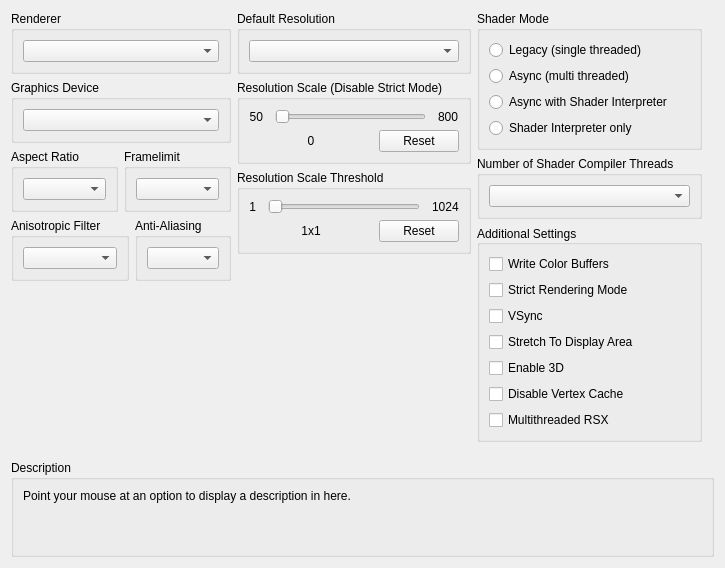
     <widget class="QWidget" name="gpuTab">
      <attribute name="title">
       <string>GPU</string>
      </attribute>
      <layout class="QVBoxLayout" name="gpuTab_layout" stretch="0,1,0">
       <item>
        <layout class="QHBoxLayout" name="gpuTabLayout" stretch="1,1,1">
         <item>
          <layout class="QVBoxLayout" name="gpuTabLayoutLeft">
           <item>
            <widget class="QGroupBox" name="gb_renderer">
             <property name="title">
              <string>Renderer</string>
             </property>
             <layout class="QVBoxLayout" name="gb_renderer_layout">
              <item>
               <widget class="QComboBox" name="renderBox"/>
              </item>
             </layout>
            </widget>
           </item>
           <item>
            <widget class="QGroupBox" name="gb_graphicsAdapter">
             <property name="title">
              <string>Graphics Device</string>
             </property>
             <layout class="QVBoxLayout" name="gb_graphicsAdapter_layout">
              <item>
               <widget class="QComboBox" name="graphicsAdapterBox"/>
              </item>
             </layout>
            </widget>
           </item>
           <item>
            <widget class="QWidget" name="widget_gpu_top" native="true">
             <layout class="QHBoxLayout" name="widget_gpu_top_layout" stretch="1,1">
              <property name="leftMargin">
               <number>0</number>
              </property>
              <property name="topMargin">
               <number>0</number>
              </property>
              <property name="rightMargin">
               <number>0</number>
              </property>
              <property name="bottomMargin">
               <number>0</number>
              </property>
              <item>
               <widget class="QGroupBox" name="gb_aspectRatio">
                <property name="title">
                 <string>Aspect Ratio</string>
                </property>
                <layout class="QVBoxLayout" name="gb_aspectRatio_layout">
                 <item>
                  <widget class="QComboBox" name="aspectBox"/>
                 </item>
                </layout>
               </widget>
              </item>
              <item>
               <widget class="QGroupBox" name="gb_frameLimit">
                <property name="title">
                 <string>Framelimit</string>
                </property>
                <layout class="QVBoxLayout" name="gb_frameLimit_layout">
                 <item>
                  <widget class="QComboBox" name="frameLimitBox"/>
                 </item>
                </layout>
               </widget>
              </item>
             </layout>
            </widget>
           </item>
           <item>
            <widget class="QWidget" name="widget_gpu_bottom" native="true">
             <layout class="QHBoxLayout" name="widget_gpu_bottom_layout" stretch="1,1">
              <property name="leftMargin">
               <number>0</number>
              </property>
              <property name="topMargin">
               <number>0</number>
              </property>
              <property name="rightMargin">
               <number>0</number>
              </property>
              <property name="bottomMargin">
               <number>0</number>
              </property>
              <item>
               <widget class="QGroupBox" name="gb_anisotropicFilter">
                <property name="title">
                 <string>Anisotropic Filter</string>
                </property>
                <layout class="QVBoxLayout" name="gb_anisotropicFilter_layout">
                 <item>
                  <widget class="QComboBox" name="anisotropicFilterOverride"/>
                 </item>
                </layout>
               </widget>
              </item>
              <item>
               <widget class="QGroupBox" name="gb_antiAliasing">
                <property name="title">
                 <string>Anti-Aliasing</string>
                </property>
                <layout class="QVBoxLayout" name="gb_antiAliasing_layout">
                 <item>
                  <widget class="QComboBox" name="antiAliasing"/>
                 </item>
                </layout>
               </widget>
              </item>
             </layout>
            </widget>
           </item>
           <item>
            <spacer name="gpu_tab_layout_right_spacer">
             <property name="orientation">
              <enum>Qt::Vertical</enum>
             </property>
             <property name="sizeType">
              <enum>QSizePolicy::MinimumExpanding</enum>
             </property>
             <property name="sizeHint" stdset="0">
              <size>
               <width>0</width>
               <height>0</height>
              </size>
             </property>
            </spacer>
           </item>
          </layout>
         </item>
         <item>
          <layout class="QVBoxLayout" name="gpuTabLayoutMiddle">
           <item>
            <widget class="QGroupBox" name="gb_default_resolution">
             <property name="title">
              <string>Default Resolution</string>
             </property>
             <layout class="QVBoxLayout" name="gb_default_resolution_layout">
              <item>
               <widget class="QComboBox" name="resBox"/>
              </item>
             </layout>
            </widget>
           </item>
           <item>
            <layout class="QVBoxLayout" name="layout_resolution_scale">
             <property name="spacing">
              <number>6</number>
             </property>
             <property name="leftMargin">
              <number>0</number>
             </property>
             <item>
              <widget class="QGroupBox" name="gb_resolutionScale">
               <property name="title">
                <string>Resolution Scale (Disable Strict Mode)</string>
               </property>
               <layout class="QVBoxLayout" name="gb_resolutionScale_layout">
                <item>
                 <widget class="QWidget" name="resolutionScaleLayoutTop" native="true">
                  <layout class="QHBoxLayout" name="horizontalLayout_23" stretch="0,1,0">
                   <property name="spacing">
                    <number>12</number>
                   </property>
                   <property name="leftMargin">
                    <number>0</number>
                   </property>
                   <property name="topMargin">
                    <number>0</number>
                   </property>
                   <property name="rightMargin">
                    <number>0</number>
                   </property>
                   <property name="bottomMargin">
                    <number>0</number>
                   </property>
                   <item>
                    <widget class="QLabel" name="resolutionScaleMin">
                     <property name="text">
                      <string>50</string>
                     </property>
                     <property name="alignment">
                      <set>Qt::AlignRight|Qt::AlignTrailing|Qt::AlignVCenter</set>
                     </property>
                    </widget>
                   </item>
                   <item>
                    <widget class="QSlider" name="resolutionScale">
                     <property name="orientation">
                      <enum>Qt::Horizontal</enum>
                     </property>
                    </widget>
                   </item>
                   <item>
                    <widget class="QLabel" name="resolutionScaleMax">
                     <property name="text">
                      <string>800</string>
                     </property>
                    </widget>
                   </item>
                  </layout>
                 </widget>
                </item>
                <item>
                 <layout class="QHBoxLayout" name="resolutionScaleLayoutBottom" stretch="1,0">
                  <item>
                   <widget class="QLabel" name="resolutionScaleVal">
                    <property name="text">
                     <string>0</string>
                    </property>
                    <property name="alignment">
                     <set>Qt::AlignCenter</set>
                    </property>
                   </widget>
                  </item>
                  <item>
                   <widget class="QPushButton" name="resolutionScaleReset">
                    <property name="text">
                     <string>Reset</string>
                    </property>
                   </widget>
                  </item>
                 </layout>
                </item>
               </layout>
              </widget>
             </item>
             <item>
              <widget class="QGroupBox" name="gb_minimumScalableDimension">
               <property name="title">
                <string>Resolution Scale Threshold</string>
               </property>
               <layout class="QVBoxLayout" name="gb_minimumScalableDimension_layout">
                <item>
                 <layout class="QHBoxLayout" name="minimumScalableDimensionLayoutTop" stretch="0,1,0">
                  <property name="spacing">
                   <number>12</number>
                  </property>
                  <item>
                   <widget class="QLabel" name="minimumScalableDimensionMin">
                    <property name="text">
                     <string>1</string>
                    </property>
                    <property name="alignment">
                     <set>Qt::AlignRight|Qt::AlignTrailing|Qt::AlignVCenter</set>
                    </property>
                   </widget>
                  </item>
                  <item>
                   <widget class="QSlider" name="minimumScalableDimension">
                    <property name="orientation">
                     <enum>Qt::Horizontal</enum>
                    </property>
                   </widget>
                  </item>
                  <item>
                   <widget class="QLabel" name="minimumScalableDimensionMax">
                    <property name="text">
                     <string>1024</string>
                    </property>
                   </widget>
                  </item>
                 </layout>
                </item>
                <item>
                 <layout class="QHBoxLayout" name="minimumScalableDimensionLayoutBottom" stretch="1,0">
                  <item>
                   <widget class="QLabel" name="minimumScalableDimensionVal">
                    <property name="text">
                     <string>1x1</string>
                    </property>
                    <property name="alignment">
                     <set>Qt::AlignCenter</set>
                    </property>
                   </widget>
                  </item>
                  <item>
                   <widget class="QPushButton" name="minimumScalableDimensionReset">
                    <property name="text">
                     <string>Reset</string>
                    </property>
                   </widget>
                  </item>
                 </layout>
                </item>
               </layout>
              </widget>
             </item>
            </layout>
           </item>
           <item>
            <spacer name="gpu_tab_layout_middle_spacer">
             <property name="orientation">
              <enum>Qt::Vertical</enum>
             </property>
             <property name="sizeType">
              <enum>QSizePolicy::MinimumExpanding</enum>
             </property>
             <property name="sizeHint" stdset="0">
              <size>
               <width>0</width>
               <height>0</height>
              </size>
             </property>
            </spacer>
           </item>
          </layout>
         </item>
         <item>
          <layout class="QVBoxLayout" name="gpuTabLayoutRight">
           <property name="rightMargin">
            <number>12</number>
           </property>
           <property name="bottomMargin">
            <number>12</number>
           </property>
           <item>
            <widget class="QGroupBox" name="gb_shader_mode">
             <property name="minimumSize">
              <size>
               <width>0</width>
               <height>123</height>
              </size>
             </property>
             <property name="title">
              <string>Shader Mode</string>
             </property>
             <layout class="QVBoxLayout" name="verticalLayout">
              <item>
               <widget class="QRadioButton" name="rb_legacy_recompiler">
                <property name="text">
                 <string notr="true">Legacy (single threaded)</string>
                </property>
               </widget>
              </item>
              <item>
               <widget class="QRadioButton" name="rb_async_recompiler">
                <property name="text">
                 <string notr="true">Async (multi threaded)</string>
                </property>
               </widget>
              </item>
              <item>
               <widget class="QRadioButton" name="rb_async_with_shader_interpreter">
                <property name="text">
                 <string notr="true">Async with Shader Interpreter</string>
                </property>
               </widget>
              </item>
              <item>
               <widget class="QRadioButton" name="rb_shader_interpreter_only">
                <property name="text">
                 <string notr="true">Shader Interpreter only</string>
                </property>
               </widget>
              </item>
             </layout>
            </widget>
           </item>
           <item>
            <widget class="QGroupBox" name="gb_shader_compiler_threads">
             <property name="title">
              <string>Number of Shader Compiler Threads</string>
             </property>
             <layout class="QVBoxLayout" name="gb_shader_compiler_threads_layout">
              <item>
               <widget class="QComboBox" name="shaderCompilerThreads"/>
              </item>
             </layout>
            </widget>
           </item>
           <item>
            <widget class="QGroupBox" name="gb_additional_settings">
             <property name="sizePolicy">
              <sizepolicy hsizetype="Preferred" vsizetype="Preferred">
               <horstretch>0</horstretch>
               <verstretch>0</verstretch>
              </sizepolicy>
             </property>
             <property name="title">
              <string>Additional Settings</string>
             </property>
             <property name="alignment">
              <set>Qt::AlignLeading|Qt::AlignLeft|Qt::AlignVCenter</set>
             </property>
             <layout class="QVBoxLayout" name="gb_additional_settings_layout">
              <item>
               <widget class="QCheckBox" name="dumpColor">
                <property name="text">
                 <string>Write Color Buffers</string>
                </property>
               </widget>
              </item>
              <item>
               <widget class="QCheckBox" name="strictModeRendering">
                <property name="text">
                 <string>Strict Rendering Mode</string>
                </property>
               </widget>
              </item>
              <item>
               <widget class="QCheckBox" name="vsync">
                <property name="text">
                 <string>VSync</string>
                </property>
               </widget>
              </item>
              <item>
               <widget class="QCheckBox" name="stretchToDisplayArea">
                <property name="text">
                 <string>Stretch To Display Area</string>
                </property>
               </widget>
              </item>
              <item>
               <widget class="QCheckBox" name="Enable3D">
                <property name="text">
                 <string>Enable 3D</string>
                </property>
               </widget>
              </item>
              <item>
               <widget class="QCheckBox" name="disableVertexCache">
                <property name="text">
                 <string>Disable Vertex Cache</string>
                </property>
               </widget>
              </item>
              <item>
               <widget class="QCheckBox" name="multithreadedRSX">
                <property name="text">
                 <string>Multithreaded RSX</string>
                </property>
               </widget>
              </item>
              <item>
               <spacer name="additional_settings_spacer">
                <property name="orientation">
                 <enum>Qt::Vertical</enum>
                </property>
                <property name="sizeType">
                 <enum>QSizePolicy::MinimumExpanding</enum>
                </property>
                <property name="sizeHint" stdset="0">
                 <size>
                  <width>0</width>
                  <height>0</height>
                 </size>
                </property>
               </spacer>
              </item>
             </layout>
            </widget>
           </item>
          </layout>
         </item>
        </layout>
       </item>
       <item>
        <spacer name="gpuTabSpacer">
         <property name="orientation">
          <enum>Qt::Vertical</enum>
         </property>
         <property name="sizeType">
          <enum>QSizePolicy::MinimumExpanding</enum>
         </property>
         <property name="sizeHint" stdset="0">
          <size>
           <width>0</width>
           <height>0</height>
          </size>
         </property>
        </spacer>
       </item>
       <item>
        <widget class="QGroupBox" name="gb_description_gpu">
         <property name="title">
          <string>Description</string>
         </property>
         <layout class="QHBoxLayout" name="gb_description_gpu_layout">
          <item>
           <widget class="QLabel" name="description_gpu">
            <property name="text">
             <string>Point your mouse at an option to display a description in here.


</string>
            </property>
            <property name="textFormat">
             <enum>Qt::PlainText</enum>
            </property>
            <property name="alignment">
             <set>Qt::AlignLeading|Qt::AlignLeft|Qt::AlignTop</set>
            </property>
            <property name="wordWrap">
             <bool>true</bool>
            </property>
           </widget>
          </item>
         </layout>
        </widget>
       </item>
      </layout>
     </widget>
